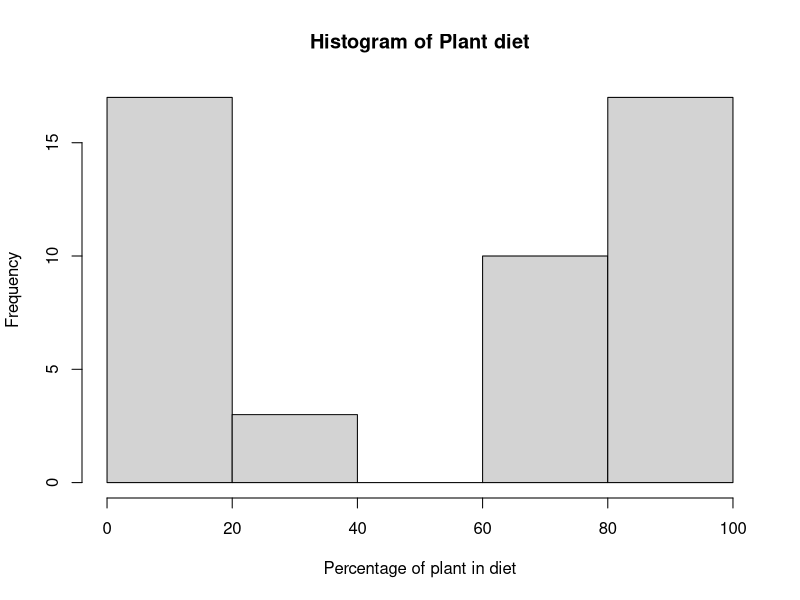
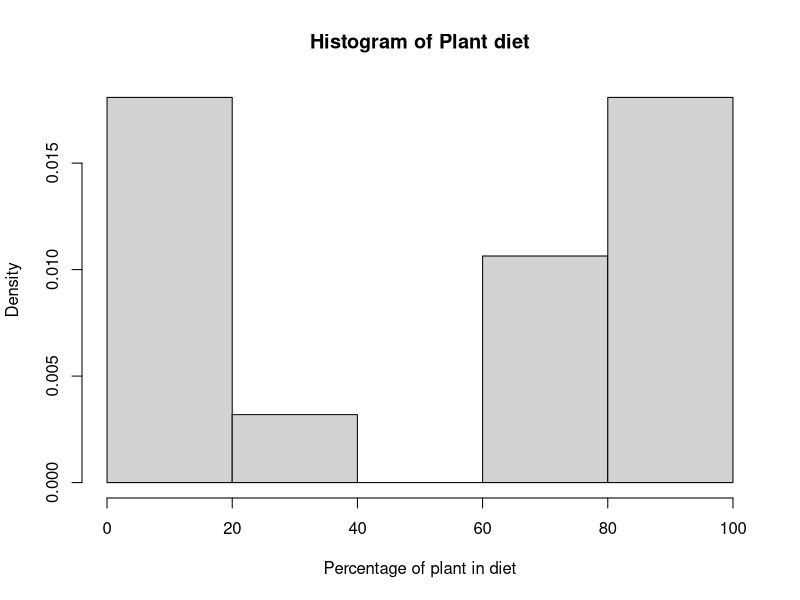
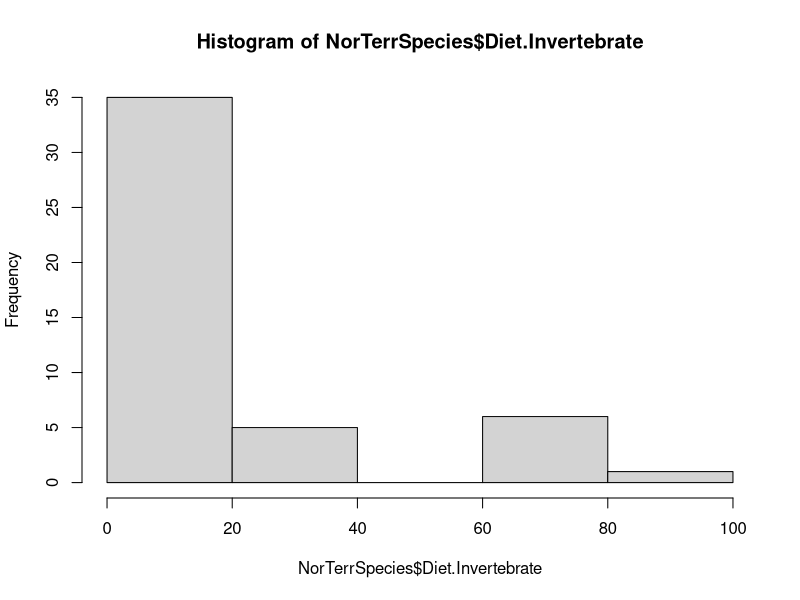
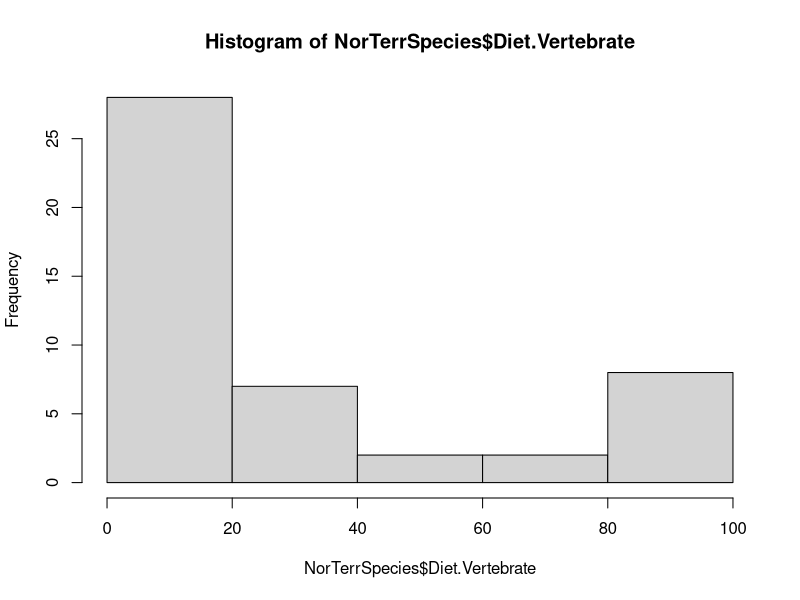
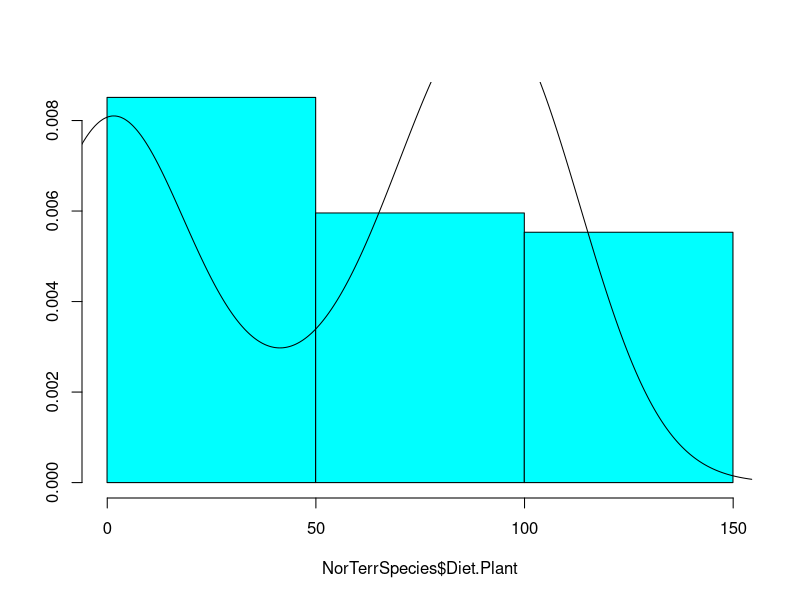

Write the R code that produced these figures, in order.
###MAKING SUBSET OF TraitsData w/Norwegian mammals
library(dplyr)

TraitData <- read.csv("Data/Traits/Trait_data.csv")
NorMammalsList <- read.csv("Data/NorwayMammalsfromPhylacine.csv")

#Removing the number and empty space in front of the species names in NorMammalsList
MammalNames <- gsub('[[:digit:]]+', '', NorMammalsList$x)
MammalNames <- substring(MammalNames,2)

#Making a subset of TraitData that consists only of mammals found in Norway(from MammalNames)
NorSpecies <- TraitData %>%
  filter(Binomial.1.2%in% MammalNames)

#MammalNames <- as.character(NorMammals$x)
#NorMammals <- gsub('[[:digit:]]+', '', NorMammals$x)
#NorMammals <- data.frame(NorMammals)
#colnames(NorMammals)[colnames(NorMammals)=="NorMammals"] <- "Binomial.1.2"
#NamesM <- as.character(NorMammals$Binomial.1.2)
#NamesM <-substring(NamesM,2)

#Only terrestrial species (omit also seals based on taxonomy)
NorTerrSpecies<-NorSpecies[NorSpecies$Family.1.2!='Phocidae' & NorSpecies$Terrestrial==1,]
dim(NorTerrSpecies)#47 species
NorTerrSpecies[,1:3] # Note this includes humans!

###HISTOGRAMS###
#Frequency
hist(NorTerrSpecies$Diet.Plant,
     main = "Histogram of Plant diet",
     xlab = "Percentage of plant in diet")

#Probability density
hist(NorTerrSpecies$Diet.Plant,
     main = "Histogram of Plant diet",
     xlab = "Percentage of plant in diet",
     prob = TRUE)


hist(NorTerrSpecies$Diet.Invertebrate)

hist(NorTerrSpecies$Diet.Vertebrate)

#Check species with not more than 60% of any diet
View(NorTerrSpecies[NorTerrSpecies$Diet.Vertebrate<=60 
               & NorTerrSpecies$Diet.Invertebrate<=60
               & NorTerrSpecies$Diet.Plant<=60,]) #3
#Check species with not more than 50% of any diet
View(NorTerrSpecies[NorTerrSpecies$Diet.Vertebrate<=50 
                                & NorTerrSpecies$Diet.Invertebrate<=50
                                & NorTerrSpecies$Diet.Plant<=50,])#1
#Check species with not more than 70% of any diet
View(NorTerrSpecies[NorTerrSpecies$Diet.Vertebrate<=70 
                                & NorTerrSpecies$Diet.Invertebrate<=70
                                & NorTerrSpecies$Diet.Plant<=70,])#14


library(MASS)
truehist(NorTerrSpecies$Diet.Plant)
lines(density(NorTerrSpecies$Diet.Plant))
